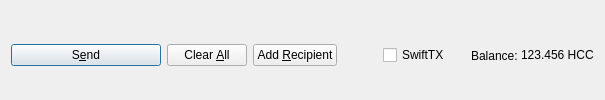
         <widget class="QFrame" name="frame_Send">
          <layout class="QHBoxLayout" name="horizontalLayout">
           <property name="bottomMargin">
            <number>0</number>
           </property>
           <item>
            <widget class="QPushButton" name="sendButton">
             <property name="minimumSize">
              <size>
               <width>150</width>
               <height>0</height>
              </size>
             </property>
             <property name="toolTip">
              <string>Confirm the send action</string>
             </property>
             <property name="text">
              <string>S&amp;end</string>
             </property>
             <property name="icon">
              <iconset resource="../hcc.qrc">
               <normaloff>:/icons/send</normaloff>:/icons/send</iconset>
             </property>
             <property name="autoDefault">
              <bool>false</bool>
             </property>
             <property name="default">
              <bool>true</bool>
             </property>
            </widget>
           </item>
           <item>
            <widget class="QPushButton" name="clearButton">
             <property name="sizePolicy">
              <sizepolicy hsizetype="Minimum" vsizetype="Fixed">
               <horstretch>0</horstretch>
               <verstretch>0</verstretch>
              </sizepolicy>
             </property>
             <property name="toolTip">
              <string>Clear all fields of the form.</string>
             </property>
             <property name="text">
              <string>Clear &amp;All</string>
             </property>
             <property name="icon">
              <iconset resource="../hcc.qrc">
               <normaloff>:/icons/remove</normaloff>:/icons/remove</iconset>
             </property>
             <property name="autoDefault">
              <bool>false</bool>
             </property>
            </widget>
           </item>
           <item>
            <widget class="QPushButton" name="addButton">
             <property name="toolTip">
              <string>Send to multiple recipients at once</string>
             </property>
             <property name="text">
              <string>Add &amp;Recipient</string>
             </property>
             <property name="icon">
              <iconset resource="../hcc.qrc">
               <normaloff>:/icons/add</normaloff>:/icons/add</iconset>
             </property>
             <property name="autoDefault">
              <bool>false</bool>
             </property>
            </widget>
           </item>
           <item>
            <spacer name="horizontalSpacer">
             <property name="orientation">
              <enum>Qt::Horizontal</enum>
             </property>
             <property name="sizeHint" stdset="0">
              <size>
               <width>40</width>
               <height>20</height>
              </size>
             </property>
            </spacer>
           </item>
           <item>
            <layout class="QHBoxLayout" name="horizontalLayout_2">
             <property name="spacing">
              <number>3</number>
             </property>
             <item>
              <widget class="QCheckBox" name="checkSwiftTX">
               <property name="enabled">
                <bool>true</bool>
               </property>
               <property name="minimumSize">
                <size>
                 <width>85</width>
                 <height>0</height>
                </size>
               </property>
               <property name="text">
                <string>SwiftTX</string>
               </property>
              </widget>
             </item>
             <item>
              <widget class="QLabel" name="label">
               <property name="text">
                <string>Balance:</string>
               </property>
              </widget>
             </item>
             <item>
              <widget class="QLabel" name="labelBalance">
               <property name="sizePolicy">
                <sizepolicy hsizetype="Preferred" vsizetype="Fixed">
                 <horstretch>0</horstretch>
                 <verstretch>0</verstretch>
                </sizepolicy>
               </property>
               <property name="cursor">
                <cursorShape>IBeamCursor</cursorShape>
               </property>
               <property name="text">
                <string notr="true">123.456 HCC</string>
               </property>
               <property name="textInteractionFlags">
                <set>Qt::LinksAccessibleByMouse|Qt::TextSelectableByKeyboard|Qt::TextSelectableByMouse</set>
               </property>
              </widget>
             </item>
            </layout>
           </item>
          </layout>
         </widget>
